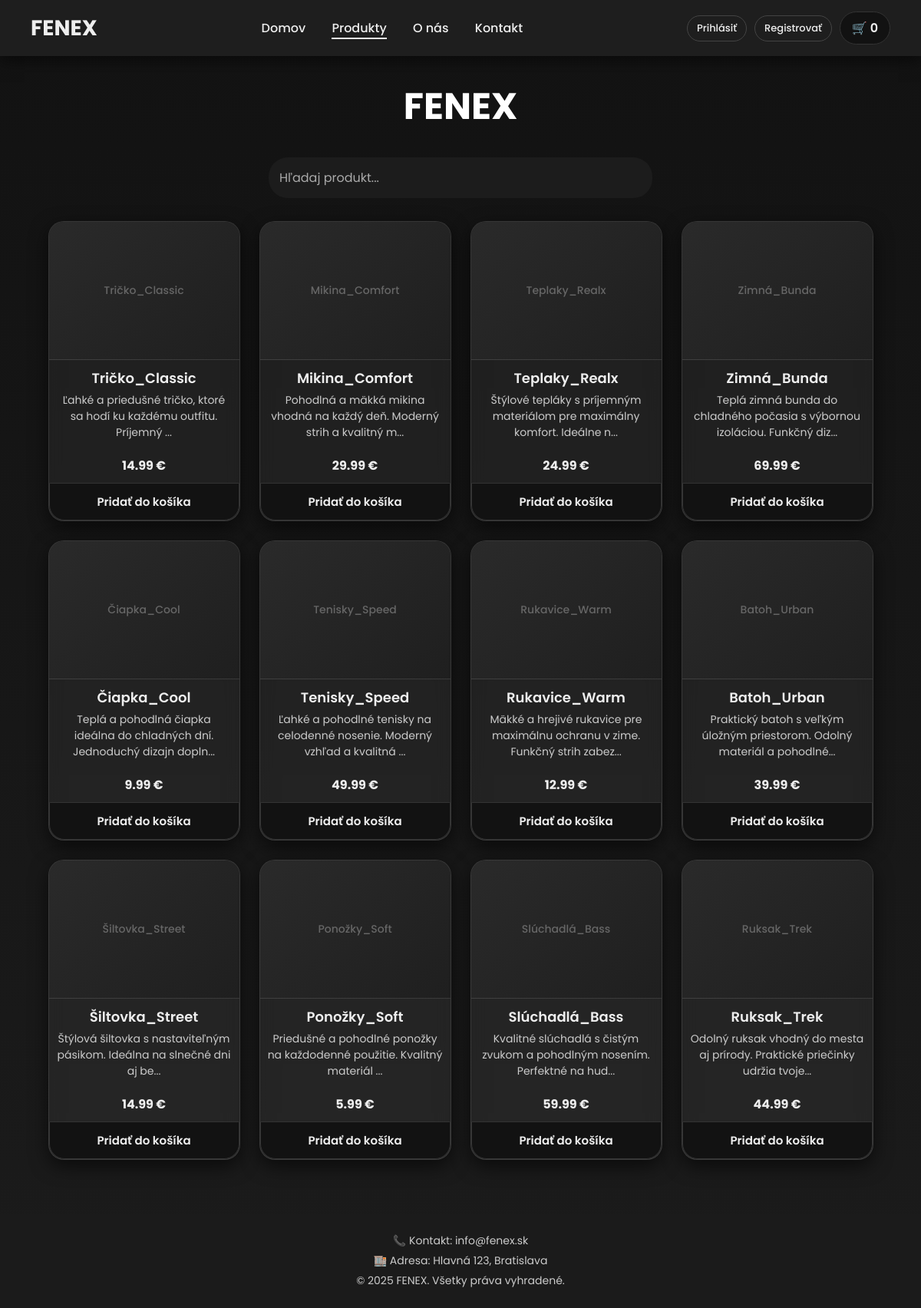
/products.php, run on the app's committed database.
### tables this page shows
CREATE TABLE `produkty` (
  `ID` int(11) NOT NULL,
  `Meno` text NOT NULL,
  `Popis` text NOT NULL,
  `Cena` float NOT NULL,
  `Obrazok` mediumblob,
  `mime_type` varchar(50) DEFAULT NULL
);

### includes/auth.php (called while the page is built, shortened)
<?php
require_once __DIR__ . '/db.php';
function isLoggedIn() {
    return isset($_SESSION['user_id']);
}
function getCurrentUser() {
    if (!isLoggedIn()) {
        return null;
    }
    return [
        'id' => $_SESSION['user_id'],
        'name' => $_SESSION['user_name'],
        'email' => $_SESSION['user_email']
    ];
}

### includes/cart.php (called while the page is built, shortened)
<?php
function getCartCount() {
    $count = 0;
    return $count;
}

### includes/db.php (called while the page is built, shortened)
<?php
function getDB() {
    static $pdo = null;
    if ($pdo === null) {
        try {
            $pdo = new PDO(
                "mysql:host=" . DB_HOST . ";dbname=" . DB_NAME . ";charset=utf8mb4",
                DB_USER,
                DB_PASS,
                [
                    PDO::ATTR_ERRMODE => PDO::ERRMODE_EXCEPTION,
                    PDO::ATTR_DEFAULT_FETCH_MODE => PDO::FETCH_ASSOC,
                    PDO::ATTR_EMULATE_PREPARES => false
                ]
            );
        } catch (PDOException $e) {
            die("Database connection failed: " . $e->getMessage());
        }
    }
    return $pdo;
}
function getAllProducts() {
    $db = getDB();
    $stmt = $db->query("SELECT * FROM produkty ORDER BY ID");
    return $stmt->fetchAll();
}

### products.php (the view)
<?php
require_once 'includes/header.php';
require_once 'includes/db.php';
$products = getAllProducts();
?>
<div id="products-section">
    <div class="products-header visible">
        <h1>FENEX</h1>
    </div>
    <div class="search-bar">
        <input type="text" id="searchInput" placeholder="Hľadaj produkt...">
    </div>
    <div class="products" id="produkty">
        <?php foreach ($products as $product): ?>
            <div class="product visible"
                 data-id="<?php echo $product['ID']; ?>"
                 data-name="<?php echo htmlspecialchars($product['Meno']); ?>"
                 data-price="<?php echo $product['Cena']; ?>"
                 data-description="<?php echo htmlspecialchars($product['Popis']); ?>">
                <?php if ($product['Obrazok']): ?>
                    <img src="api/image.php?id=<?php echo $product['ID']; ?>"
                         alt="<?php echo htmlspecialchars($product['Meno']); ?>"
                         loading="lazy">
                <?php else: ?>
                    <div class="product-placeholder">
                        <span><?php echo htmlspecialchars($product['Meno']); ?></span>
                    </div>
                <?php endif; ?>
                <h3><?php echo htmlspecialchars($product['Meno']); ?></h3>
                <p><?php echo htmlspecialchars(substr($product['Popis'], 0, 80)); ?>...</p>
                <div class="price"><?php echo number_format($product['Cena'], 2); ?> €</div>
                <button class="add-to-cart-btn">Pridať do košíka</button>
            </div>
        <?php endforeach; ?>
    </div>
</div>
<?php require_once 'includes/footer.php'; ?>

### includes/header.php (shortened to what this page needs)
<?php
require_once __DIR__ . '/../includes/auth.php';
require_once __DIR__ . '/../includes/cart.php';
$currentUser = getCurrentUser();
$cartCount = getCartCount();
$currentPage = basename($_SERVER['PHP_SELF'], '.php');
?>
<!DOCTYPE html>
<html lang="sk">
<head>
    <link rel="stylesheet" href="assets/css/style.css">
</head>
<body>
<header>
    <h1><?php echo SITE_NAME; ?></h1>
    <nav>
        <a href="index.php" class="nav-link <?php echo $currentPage === 'index' ? 'active' : ''; ?>">Domov</a>
        <a href="products.php" class="nav-link <?php echo $currentPage === 'products' ? 'active' : ''; ?>">Produkty</a>
        <a href="about.php" class="nav-link <?php echo $currentPage === 'about' ? 'active' : ''; ?>">O nás</a>
        <a href="contact.php" class="nav-link <?php echo $currentPage === 'contact' ? 'active' : ''; ?>">Kontakt</a>
    </nav>
    <div class="header-right">
        <?php if ($currentUser): ?>
            <span id="userInfo" style="color:#eee; font-weight:600;">👤 <?php echo htmlspecialchars($currentUser['name']); ?></span>
            <?php if (isAdmin()): ?>
                <a href="admin.php" class="auth-btn" style="background:#4CAF50;text-decoration:none;display:inline-block;line-height:normal;">Admin Panel</a>
            <?php endif; ?>
            <button class="auth-btn" id="logoutBtn">Odhlásiť</button>
        <?php else: ?>
            <button class="auth-btn" id="loginBtn">Prihlásiť</button>
            <button class="auth-btn" id="registerBtn">Registrovať</button>
        <?php endif; ?>
        <a href="cart.php" id="cart">🛒 <span id="cart-count"><?php echo $cartCount; ?></span></a>
    </div>
</header>
<div class="container">

### includes/footer.php (shortened to what this page needs)
</div>
<footer>
    <p>📞 Kontakt: info@fenex.sk</p>
    <p>🏬 Adresa: Hlavná 123, Bratislava</p>
    <p>© 2025 FENEX. Všetky práva vyhradené.</p>
</footer>
</body>
</html>

### assets/css/style.css (style rules this page uses)
* { margin: 0; padding: 0; box-sizing: border-box; font-family: 'Poppins', sans-serif; }
html { scroll-behavior: smooth; }
body { background: linear-gradient(180deg, #121212, #1b1b1b); color: #eee; display: flex; flex-direction: column; min-height: 100vh; }
.container { max-width: 1200px; margin: 30px auto; padding: 0 20px; flex: 1; }
header { background: rgba(31, 31, 31, 0.95); display: flex; justify-content: space-between; align-items: center; padding: 15px 40px; position: sticky; top: 0; z-index: 1000; box-shadow: 0 4px 20px rgba(0, 0, 0, 0.6); }
header h1 { color: #eee; font-size: 28px; font-weight: 700; }
nav a { margin: 0 15px; text-decoration: none; color: #eee; font-weight: 500; position: relative; transition: 0.2s ease; }
nav a::after { content: ""; position: absolute; left: 0; bottom: -3px; width: 0%; height: 2px; background: #eee; transition: 0.3s ease; }
nav a:hover::after, nav a.active::after { width: 100%; }
.header-right { display: flex; align-items: center; gap: 10px; }
.auth-btn { background: transparent; color: #eee; border: 1px solid #444; padding: 6px 12px; border-radius: 20px; cursor: pointer; font-size: 13px; font-weight: 500; transition: 0.3s; }
#cart { font-size: 16px; background: #121212; color: #eee; padding: 8px 15px; border-radius: 25px; cursor: pointer; font-weight: 600; border: 1px solid #333; transition: 0.3s ease, transform 0.2s ease; text-decoration: none; display: inline-block; }
.search-bar { display: flex; justify-content: center; margin-bottom: 30px; }
.search-bar input { padding: 14px; width: 60%; max-width: 500px; border-radius: 25px; border: none; background-color: rgba(31, 31, 31, 0.8); color: #eee; font-size: 16px; }
.search-bar input::placeholder { color: #aaa; }
.products-header { text-align: center; margin-bottom: 30px; opacity: 0; transform: translateY(20px); transition: opacity 0.6s ease, transform 0.6s ease; }
.products-header.visible { opacity: 1; transform: translateY(0); }
.products-header h1 { font-size: 48px; color: #fff; font-weight: 700; margin: 0; }
.products { display: flex; flex-wrap: wrap; justify-content: center; gap: 25px; }
.product { background: rgba(255, 255, 255, 0.05); backdrop-filter: blur(10px); border: 1px solid rgba(255, 255, 255, 0.1); border-radius: 20px; width: 250px; box-shadow: 0 8px 25px rgba(0, 0, 0, 0.6); transition: 0.3s ease, transform 0.3s ease, opacity 0.6s ease; text-align: center; overflow: hidden; color: #eee; opacity: 0; transform: translateY(20px); }
.product.visible { opacity: 1; transform: translateY(0); }
.product-placeholder { width: 100%; height: 180px; background: linear-gradient(135deg, #2a2a2a 0%, #1f1f1f 100%); display: flex; align-items: center; justify-content: center; color: #666; font-size: 14px; font-weight: 500; text-align: center; padding: 20px; border-bottom: 1px solid rgba(255, 255, 255, 0.1); }
.product-placeholder span { max-width: 90%; word-wrap: break-word; }
.product h3 { margin: 10px 0 5px; font-size: 18px; font-weight: 600; color: #eee; }
.product p { font-size: 14px; color: #ccc; padding: 0 10px 10px 10px; }
.price { font-weight: bold; color: #eee; margin: 10px 0; font-size: 16px; }
.product button, .add-to-cart-btn { background: #121212; color: #eee; border: none; padding: 12px; width: 100%; border-radius: 0 0 20px 20px; cursor: pointer; font-weight: 600; font-size: 15px; border: 1px solid #333; transition: 0.3s ease, transform 0.2s ease; }
footer { background: #1b1b1b; color: #ccc; text-align: center; padding: 20px; margin-top: 40px; }
footer p { margin: 5px 0; font-size: 14px; }

### data on the page
produkty: Meno "Tričko_Classic", Popis "Ľahké a priedušné tričko, ktoré sa hodí ku každému outfitu. Príjemný", Cena "14.99"
produkty: Meno "Mikina_Comfort", Popis "Pohodlná a mäkká mikina vhodná na každý deň. Moderný strih a kvalitný m", Cena "29.99"
produkty: Meno "Teplaky_Realx", Popis "Štýlové tepláky s príjemným materiálom pre maximálny komfort. Ideálne n", Cena "24.99"
produkty: Meno "Zimná_Bunda", Popis "Teplá zimná bunda do chladného počasia s výbornou izoláciou. Funkčný diz", Cena "69.99"
produkty: Meno "Čiapka_Cool", Popis "Teplá a pohodlná čiapka ideálna do chladných dní. Jednoduchý dizajn dopln", Cena "9.99"
produkty: Meno "Tenisky_Speed", Popis "Ľahké a pohodlné tenisky na celodenné nosenie. Moderný vzhľad a kvalitná", Cena "49.99"
produkty: Meno "Rukavice_Warm", Popis "Mäkké a hrejivé rukavice pre maximálnu ochranu v zime. Funkčný strih zabez", Cena "12.99"
produkty: Meno "Batoh_Urban", Popis "Praktický batoh s veľkým úložným priestorom. Odolný materiál a pohodlné", Cena "39.99"
produkty: Meno "Šiltovka_Street", Popis "Štýlová šiltovka s nastaviteľným pásikom. Ideálna na slnečné dni aj be", Cena "14.99"
produkty: Meno "Ponožky_Soft", Popis "Priedušné a pohodlné ponožky na každodenné použitie. Kvalitný materiál", Cena "5.99"
produkty: Meno "Slúchadlá_Bass", Popis "Kvalitné slúchadlá s čistým zvukom a pohodlným nosením. Perfektné na hud", Cena "59.99"
produkty: Meno "Ruksak_Trek", Popis "Odolný ruksak vhodný do mesta aj prírody. Praktické priečinky udržia tvoje", Cena "44.99"

### other printed values
SITE_NAME "FENEX"
$cartCount "0"
